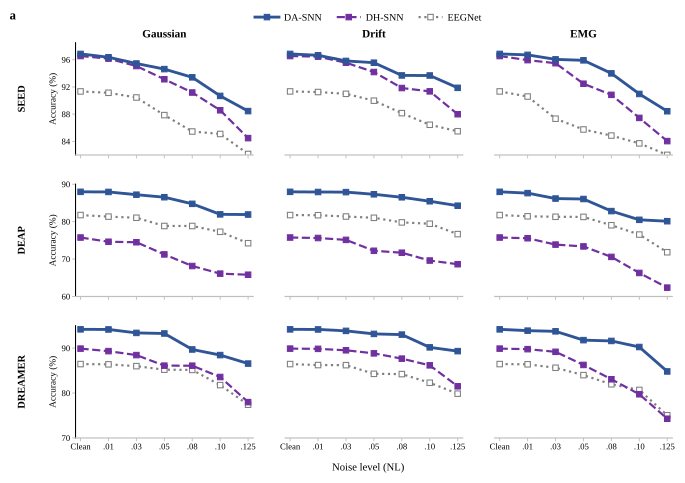

Write Python code to recreate this figure.
#!/usr/bin/env python3
"""Draw the noise-robustness component of Fig. 3 from the Markdown results."""

from __future__ import annotations

import argparse
import csv
import os
from pathlib import Path

import matplotlib

matplotlib.use("Agg")
import matplotlib.pyplot as plt
import numpy as np
from matplotlib import font_manager


def configure_times_new_roman() -> str:
    """Register Times New Roman explicitly and prohibit silent font fallback."""
    font_dir = Path(os.environ.get("WINDIR", r"C:\Windows")) / "Fonts"
    font_files = ["times.ttf", "timesbd.ttf", "timesi.ttf", "timesbi.ttf"]
    available_files = [font_dir / name for name in font_files if (font_dir / name).is_file()]
    for font_path in available_files:
        font_manager.fontManager.addfont(font_path)

    try:
        font_manager.findfont("Times New Roman", fallback_to_default=False)
    except ValueError as exc:
        raise RuntimeError(
            "Times New Roman is required. Install the font before running this script."
        ) from exc
    return "Times New Roman"


TIMES_NEW_ROMAN = configure_times_new_roman()
plt.rcParams["font.family"] = TIMES_NEW_ROMAN
plt.rcParams["font.serif"] = [TIMES_NEW_ROMAN]
plt.rcParams["svg.fonttype"] = "none"
plt.rcParams["pdf.fonttype"] = 42
plt.rcParams["ps.fonttype"] = 42
plt.rcParams["font.size"] = 7.2
plt.rcParams["axes.linewidth"] = 0.8
plt.rcParams["axes.spines.right"] = False
plt.rcParams["axes.spines.top"] = False
plt.rcParams["legend.frameon"] = False
plt.rcParams["xtick.major.width"] = 0.7
plt.rcParams["ytick.major.width"] = 0.7
plt.rcParams["xtick.major.size"] = 2.5
plt.rcParams["ytick.major.size"] = 2.5


DATASETS = ["SEED", "DEAP", "DREAMER"]
NOISE_TYPES = ["Gaussian", "Drift", "EMG"]
MODELS = ["DA-SNN", "DH-SNN", "EEGNet"]
LEVELS = [0.0, 0.01, 0.03, 0.05, 0.08, 0.10, 0.125]
LEVEL_LABELS = ["Clean", ".01", ".03", ".05", ".08", ".10", ".125"]

STYLE = {
    "DA-SNN": {"color": "#2F5597", "marker": "s", "linestyle": "-", "zorder": 4},
    "DH-SNN": {"color": "#7030A0", "marker": "s", "linestyle": "--", "zorder": 3},
    "EEGNet": {"color": "#7F7F7F", "marker": "s", "linestyle": ":", "zorder": 2},
}

ROW_LIMITS = {
    "SEED": ((82.0, 98.5), [84, 88, 92, 96]),
    "DEAP": ((60.0, 90.0), [60, 70, 80, 90]),
    "DREAMER": ((70.0, 95.0), [70, 80, 90]),
}


def parse_results(path: Path) -> list[dict[str, object]]:
    rows: list[dict[str, object]] = []
    current_dataset: str | None = None
    current_noise: str | None = None
    table_models: list[str] | None = None

    for raw_line in path.read_text(encoding="utf-8-sig").splitlines():
        line = raw_line.strip()
        if line.startswith("## ") and not line.startswith("### "):
            candidate = line[3:].strip()
            current_dataset = candidate if candidate in DATASETS else None
            current_noise = None
            table_models = None
            continue
        if line.startswith("### "):
            candidate = line[4:].strip().split()[0]
            current_noise = candidate if candidate in NOISE_TYPES else None
            table_models = None
            continue
        if not (current_dataset and current_noise and line.startswith("|")):
            continue

        cells = [cell.strip() for cell in line.strip("|").split("|")]
        if not cells:
            continue
        if cells[0] == "NL":
            table_models = cells[1:]
            continue
        if cells[0].replace("-", "") == "" or table_models is None:
            continue

        level = 0.0 if cells[0].lower() == "clean" else float(cells[0])
        for model, value in zip(table_models, cells[1:]):
            rows.append(
                {
                    "dataset": current_dataset,
                    "noise_type": current_noise,
                    "NL": level,
                    "model": model,
                    "accuracy": float(value),
                }
            )

    validate(rows)
    return rows


def validate(rows: list[dict[str, object]]) -> None:
    expected = {
        (dataset, noise, level, model)
        for dataset in DATASETS
        for noise in NOISE_TYPES
        for level in LEVELS
        for model in MODELS
    }
    observed = {
        (str(row["dataset"]), str(row["noise_type"]), float(row["NL"]), str(row["model"]))
        for row in rows
    }
    missing = sorted(expected - observed)
    extra = sorted(observed - expected)
    if missing or extra:
        raise ValueError(f"Unexpected source-data grid; missing={missing[:5]}, extra={extra[:5]}")

    for row in rows:
        accuracy = float(row["accuracy"])
        if not 0.0 <= accuracy <= 1.0:
            raise ValueError(f"Accuracy outside [0, 1]: {row}")

    for dataset in DATASETS:
        for model in MODELS:
            clean_values = {
                float(row["accuracy"])
                for row in rows
                if row["dataset"] == dataset and row["model"] == model and row["NL"] == 0.0
            }
            if len(clean_values) != 1:
                raise ValueError(f"Clean accuracy is inconsistent for {dataset}/{model}: {clean_values}")


def write_source_data(rows: list[dict[str, object]], path: Path) -> None:
    path.parent.mkdir(parents=True, exist_ok=True)
    with path.open("w", encoding="utf-8", newline="") as handle:
        writer = csv.DictWriter(
            handle,
            fieldnames=["dataset", "noise_type", "NL", "model", "accuracy", "accuracy_percent"],
        )
        writer.writeheader()
        for row in rows:
            writer.writerow({**row, "accuracy_percent": 100.0 * float(row["accuracy"])})


def values_for(
    rows: list[dict[str, object]], dataset: str, noise_type: str, model: str
) -> np.ndarray:
    lookup = {
        float(row["NL"]): 100.0 * float(row["accuracy"])
        for row in rows
        if row["dataset"] == dataset
        and row["noise_type"] == noise_type
        and row["model"] == model
    }
    return np.asarray([lookup[level] for level in LEVELS])


def draw(rows: list[dict[str, object]]) -> plt.Figure:
    width_in = 178.0 / 25.4
    height_in = 126.0 / 25.4
    fig, axes = plt.subplots(
        3,
        3,
        figsize=(width_in, height_in),
        sharex=True,
        gridspec_kw={"hspace": 0.26, "wspace": 0.18},
    )

    x = np.arange(len(LEVELS))
    for row_index, dataset in enumerate(DATASETS):
        ylim, yticks = ROW_LIMITS[dataset]
        for col_index, noise_type in enumerate(NOISE_TYPES):
            ax = axes[row_index, col_index]
            for model in MODELS:
                style = STYLE[model]
                y_values = values_for(rows, dataset, noise_type, model)
                ax.plot(
                    x,
                    y_values,
                    label=model,
                    color=style["color"],
                    linestyle=style["linestyle"],
                    linewidth=2.15 if model == "DA-SNN" else 1.65,
                    marker=style["marker"],
                    markersize=4.1,
                    markerfacecolor=style["color"] if model != "EEGNet" else "white",
                    markeredgecolor=style["color"],
                    markeredgewidth=0.8,
                    zorder=style["zorder"],
                )
            ax.set_ylim(*ylim)
            ax.set_yticks(yticks)
            ax.set_xlim(-0.18, len(LEVELS) - 0.82)
            ax.set_xticks(x)
            ax.set_xticklabels(LEVEL_LABELS)
            ax.tick_params(labelsize=6.5, pad=1.5, color="#BFBFBF")
            ax.spines["bottom"].set_color("#BFBFBF")
            ax.spines["bottom"].set_linewidth(0.9)

            if col_index != 0:
                ax.tick_params(axis="y", labelleft=False, left=False)
                ax.spines["left"].set_visible(False)
            else:
                ax.set_ylabel("Accuracy (%)", fontsize=7, labelpad=3)
                ax.text(
                    -0.30,
                    0.50,
                    dataset,
                    transform=ax.transAxes,
                    rotation=90,
                    ha="center",
                    va="center",
                    fontsize=7.8,
                    fontweight="bold",
                )

            if row_index == 0:
                ax.set_title(noise_type, fontsize=8.4, fontweight="bold", pad=4)
            if row_index != len(DATASETS) - 1:
                ax.tick_params(axis="x", labelbottom=False)

    handles, labels = axes[0, 0].get_legend_handles_labels()
    fig.legend(
        handles,
        labels,
        loc="upper center",
        bbox_to_anchor=(0.54, 0.995),
        ncol=3,
        handlelength=2.4,
        columnspacing=1.5,
        handletextpad=0.5,
        fontsize=7.5,
    )
    fig.supxlabel("Noise level (NL)", x=0.54, y=0.012, fontsize=8.0)
    fig.text(0.007, 0.982, "a", fontsize=9.5, fontweight="bold", ha="left", va="top")
    fig.subplots_adjust(left=0.105, right=0.992, bottom=0.085, top=0.915)
    return fig


def save_figure(fig: plt.Figure, output_dir: Path, stem: str) -> list[Path]:
    output_dir.mkdir(parents=True, exist_ok=True)
    outputs = [
        output_dir / f"{stem}.svg",
        output_dir / f"{stem}.pdf",
        output_dir / f"{stem}.tiff",
        output_dir / f"{stem}_transparent.png",
        output_dir / f"{stem}_preview.png",
    ]
    fig.savefig(outputs[0], bbox_inches="tight", facecolor="white")
    fig.savefig(outputs[1], bbox_inches="tight", facecolor="white")
    fig.savefig(
        outputs[2],
        dpi=600,
        bbox_inches="tight",
        facecolor="white",
        pil_kwargs={"compression": "tiff_lzw"},
    )
    fig.savefig(outputs[3], dpi=600, bbox_inches="tight", transparent=True)
    fig.savefig(outputs[4], dpi=300, bbox_inches="tight", facecolor="white")
    plt.close(fig)
    return outputs


def main() -> None:
    project_root = Path(__file__).resolve().parents[1]
    parser = argparse.ArgumentParser(description=__doc__)
    parser.add_argument(
        "--source",
        type=Path,
        default=project_root / "最终结果" / "噪声鲁棒性结果汇总.md",
        help="Markdown results table.",
    )
    parser.add_argument(
        "--output-dir",
        type=Path,
        default=Path(__file__).resolve().parent,
        help="Directory for figure exports and source-data CSV.",
    )
    parser.add_argument("--stem", default="figure3a_noise_robustness")
    args = parser.parse_args()

    rows = parse_results(args.source)
    write_source_data(rows, args.output_dir / f"{args.stem}_source_data.csv")
    outputs = save_figure(draw(rows), args.output_dir, args.stem)
    print(f"Validated {len(rows)} observations from {args.source}")
    for output in outputs:
        print(output)


if __name__ == "__main__":
    main()
